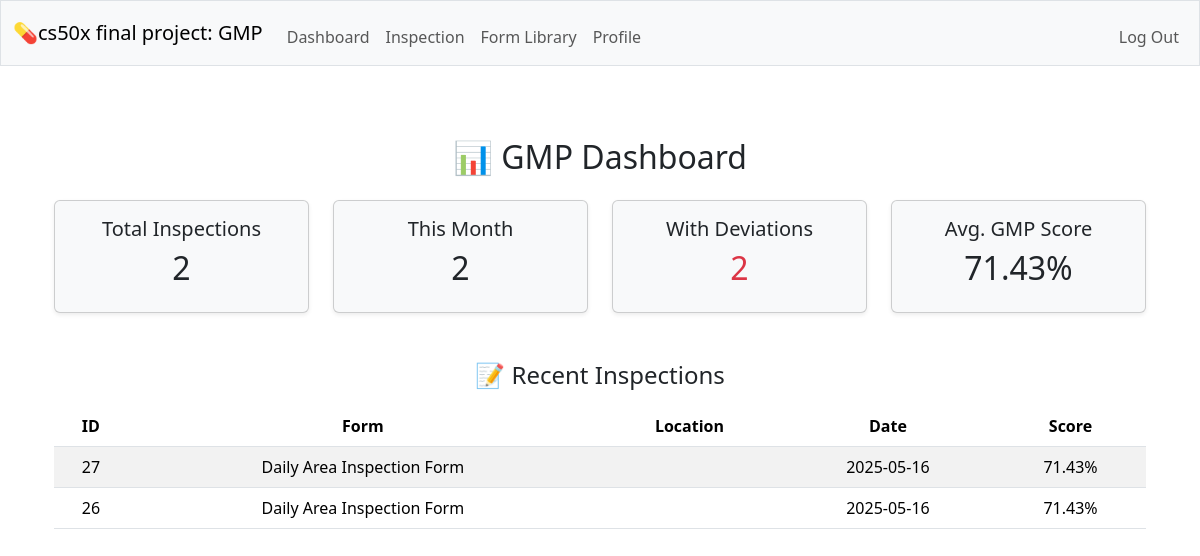
The app's page /dashboard (signed in) with its own data.
### tables this page shows
CREATE TABLE inspections (id INTEGER PRIMARY KEY AUTOINCREMENT NOT NULL, form_id INTEGER NOT NULL, inspector_id INTEGER NOT NULL, submitted_at DATETIME DEFAULT CURRENT_TIMESTAMP, location TEXT,  notes TEXT,  score REAL, FOREIGN KEY (form_id) REFERENCES forms(id), FOREIGN KEY (inspector_id) REFERENCES users(id)
);

CREATE TABLE forms (id INTEGER PRIMARY KEY AUTOINCREMENT NOT NULL, name TEXT NOT NULL UNIQUE, description TEXT NOT NULL, created_by INTEGER NOT NULL, FOREIGN KEY (created_by) REFERENCES users(id) );

### app.py (the view)
@app.route("/dashboard")
@login_required
def dashboard():
    user_id = session["user_id"]
    total_inspections = db.execute("""
        SELECT COUNT(*) AS count FROM inspections WHERE inspector_id = ?
    """, user_id)[0]["count"]
    current_month = datetime.now().strftime("%Y-%m")
    inspections_this_month = db.execute("""
        SELECT COUNT(*) AS count FROM inspections
        WHERE strftime('%Y-%m', submitted_at) = ?
    """, (current_month,))[0]["count"]
    deviations = db.execute("""
        SELECT COUNT(*) AS count FROM inspections
        WHERE inspector_id = ? AND score < 100
    """, user_id)[0]["count"]
    recent_inspections = db.execute("""
        SELECT i.id, f.name AS form_name, i.submitted_at, i.location, i.score
        FROM inspections i
        JOIN forms f ON i.form_id = f.id
        WHERE i.inspector_id = ?
        ORDER BY i.submitted_at DESC
        LIMIT 5
    """, user_id)
    avg_score = db.execute("""
        SELECT ROUND(AVG(score), 2) AS avg FROM inspections WHERE inspector_id = ?
    """, user_id)[0]["avg"] or 0
    return render_template("dashboard.html", total=total_inspections, this_month=inspections_this_month,
                           deviations=deviations, recent=recent_inspections, avg_score=avg_score)

### helpers.py (called while the page is built)
def login_required(f):
    @wraps(f)
    def decorated_function(*args, **kwargs):
        if session.get("user_id") is None:
            return redirect("/login")
        return f(*args, **kwargs)
    return decorated_function

### templates/dashboard.html (shortened to what this page needs)
{% extends "layout.html" %}
{% block main %}
<div class="container py-4">
    <h2 class="mb-4">📊 GMP Dashboard</h2>
    <div class="row text-center mb-4">
        <div class="col-md-3">
            <div class="card bg-light shadow-sm">
                <div class="card-body">
                    <h5>Total Inspections</h5>
                    <h2>{{ total }}</h2>
                </div>
            </div>
        </div>
        <div class="col-md-3">
            <div class="card bg-light shadow-sm">
                <div class="card-body">
                    <h5>This Month</h5>
                    <h2>{{ this_month }}</h2>
                </div>
            </div>
        </div>
        <div class="col-md-3">
            <div class="card bg-light shadow-sm">
                <div class="card-body">
                    <h5>With Deviations</h5>
                    <h2 class="text-danger">{{ deviations }}</h2>
                </div>
            </div>
        </div>
        <div class="col-md-3">
            <div class="card bg-light shadow-sm">
                <div class="card-body">
                    <h5>Avg. GMP Score</h5>
                    <h2>{{ avg_score }}%</h2>
                </div>
            </div>
        </div>
    </div>
    <h4 class="mt-5">📝 Recent Inspections</h4>
    <table class="table table-striped table-hover mt-3">
        <thead>
            <tr>
                <th>ID</th>
                <th>Form</th>
                <th>Location</th>
                <th>Date</th>
                <th>Score</th>
            </tr>
        </thead>
        <tbody>
            {% for inspection in recent %}
            <tr>
                <td>{{ inspection.id }}</td>
                <td>{{ inspection.form_name }}</td>
                <td>{{ inspection.location }}</td>
                <td>{{ inspection.submitted_at[:10] }}</td>
                <td>{{ inspection.score }}%</td>
            </tr>
            {% else %}
            <tr>
                <td colspan="5" class="text-center">No inspections found.</td>
            </tr>
            {% endfor %}
        </tbody>
    </table>
</div>
{% endblock %}

### records on screen
inspections: id "27", form_name "Daily Area Inspection Form", submitted_at "2025-05-16", score "71.43"
inspections: id "26", form_name "Daily Area Inspection Form", submitted_at "2025-05-16", score "71.43"

### other values on screen
{{ total }} "2"
{{ this_month }} "2"
{{ deviations }} "2"
{{ avg_score }} "71.43"
